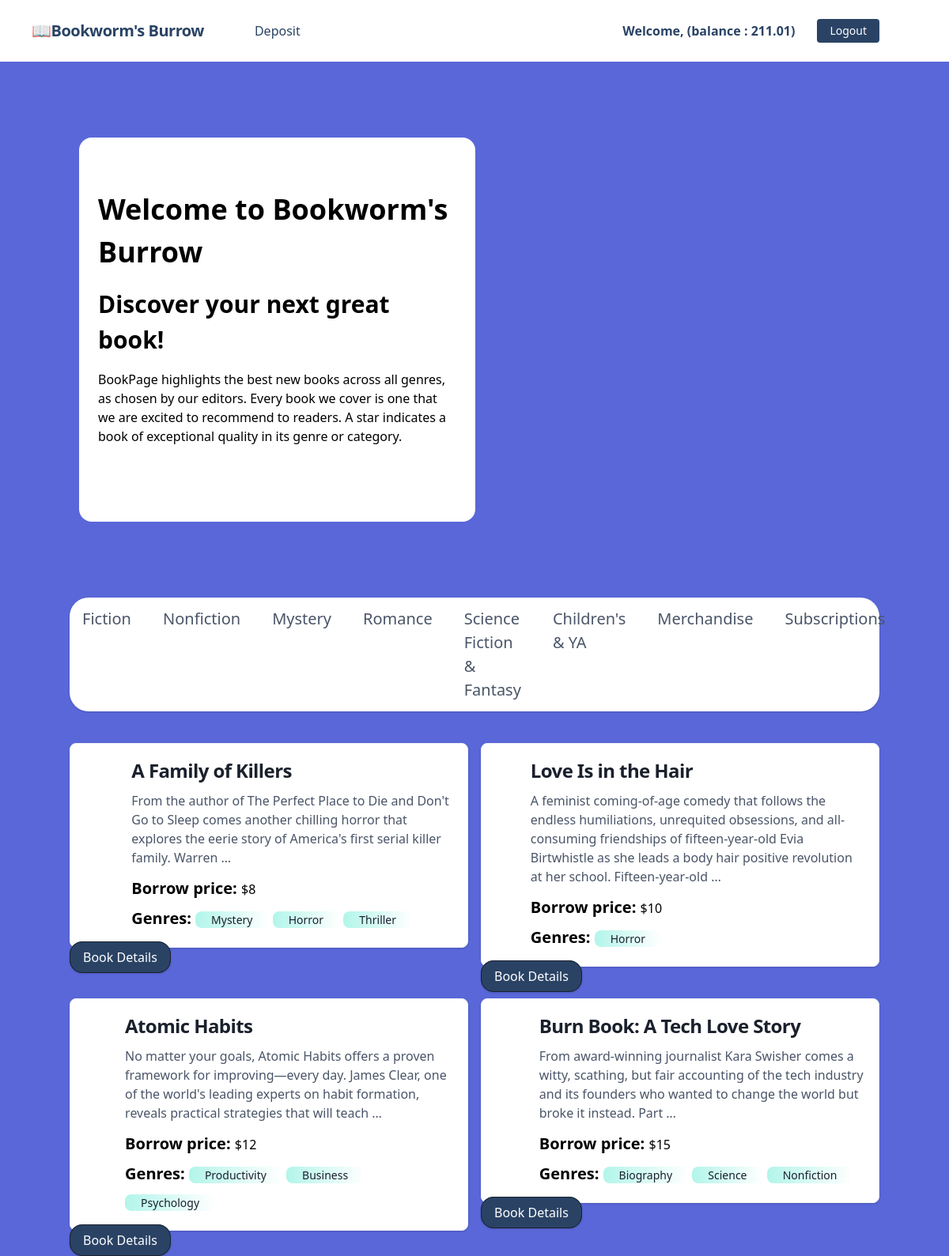
Screenshot of / (signed in) with the database file from the repository.
### accounts/models.py (models this page shows, shortened)
class UserLibraryAccount(models.Model):
    user = models.OneToOneField(User, related_name="account",on_delete=models.CASCADE)
    account_id = models.IntegerField(unique=True)
    birth_date = models.DateTimeField(null=True, blank=True)
    balance = models.DecimalField(max_digits=10, decimal_places=2, default=0.00)
    address = models.CharField(max_length=100)

### posts/models.py (models this page shows, shortened)
class Post(models.Model):
    title = models.CharField(max_length=50)
    author = models.CharField(max_length=50,default=None)
    description = models.TextField()
    category = models.ManyToManyField(Category)
    price = models.IntegerField()
    rating = models.PositiveIntegerField(
        default=0,
        validators=[MinValueValidator(0), MaxValueValidator(5)]
    )

### categories/models.py (models this page shows, shortened)
class Category(models.Model):
    name = models.CharField(max_length=100)

### Bookworm_burrow/views.py (the view)
# urls.py: path('', views.home, name='home'),
def home(request):
    data = Post.objects.all()
    return render(request, 'index.html', {'data': data})

### core/templates/index.html (shortened to what this page needs)
{% extends 'base.html' %}
{% load static %}
{% block head_title %}Bookworm's Burrow{% endblock %} {% block content %}
<div class="container mx-auto flex flex-col md:flex-row items-center my-12 md:my-24">
    <div class="flex flex-col w-full lg:w-1/2 justify-center items-start pt-12 pb-24 px-6 bg-white rounded-2xl bg-opacity-70 mx-3">
        <h1 class="font-bold text-4xl my-4">Welcome to Bookworm's Burrow</h1>
        <h2 class="leading-normal mb-4 font-semibold text-3xl">
            Discover your next great book!
        </h2>
        <p>BookPage highlights the best new books across all genres, as chosen by our editors. Every book we cover is one that we are excited to recommend to readers. A star indicates a book of exceptional quality in its genre or category.</p>
    </div>
    <div class="w-full lg:w-1/2 lg:py-6 text-center ">
    </div>
</div>
<nav class="bg-white shadow mb-10 rounded-3xl">
    <div class="container mx-auto text-xl px-4 py-3">
      <ul class="flex space-x-10">
        <li>
          <a href="#" class="text-gray-700 hover:text-gray-900 font-medium">Fiction</a>
        </li>
        <li>
          <a href="#" class="text-gray-700 hover:text-gray-900 font-medium">Nonfiction</a>
        </li>
        <li>
          <a href="#" class="text-gray-700 hover:text-gray-900 font-medium">Mystery</a>
        </li>
        <li>
          <a href="#" class="text-gray-700 hover:text-gray-900 font-medium">Romance</a>
        </li>
        <li>
          <a href="#" class="text-gray-700 hover:text-gray-900 font-medium">Science Fiction & Fantasy</a>
        </li>
        <li>
          <a href="#" class="text-gray-700 hover:text-gray-900 font-medium">Children's & YA</a>
        </li>
        <li>
          <a href="#" class="text-gray-700 hover:text-gray-900 font-medium">Merchandise</a>
        </li>
        <li>
          <a href="#" class="text-gray-700 hover:text-purple-700 font-medium">Subscriptions</a>
        </li>
      </ul>
    </div>
</nav>
<div class="grid grid-cols-2 gap-4 ">
    {% for post in data %}
        <div class=" ">
            <a href="#" class="flex flex-col items-center bg-white border border-gray-200 rounded-lg shadow md:flex-row md:max-w-xl hover:bg-gray-100 dark:border-gray-700 dark:bg-gray-800 dark:hover:bg-gray-700">
                <div class="flex flex-col justify-between p-4 leading-normal">
                    <h5 class="mb-2 text-2xl font-bold tracking-tight text-gray-900 dark:text-white">{{post.title}}</h5>
                    <p class="mb-3 font-normal text-gray-700 dark:text-gray-400">{{post.description |truncatewords:30}}</p>
                    <p><span class="font-bold text-xl">Borrow price: </span>${{post.price}}</p>
                    <div class="flex gap-4 mt-2">
                        <p class=' text-xl font-bold'>
                            Genres:
                            {% for cat in post.category.all %}
                            <button type="button" class="text-gray-900 bg-gradient-to-r from-teal-200 to-lime-200 hover:bg-gradient-to-l hover:from-teal-200 hover:to-lime-200 focus:ring-4 focus:outline-none focus:ring-lime-200 dark:focus:ring-teal-700 font-medium rounded-lg text-sm px-5 py-2.5 text-center me-2 mb-2">{{cat.name}}</button>
                            {% endfor %}
                        </p>
                    </div>
                </div>
                <a href="" class="bg-blue-900 text-white rounded-none hover:bg-white hover:text-blue-900 hover:border-blue-900 shadow rounded-2xl hover:shadow-lg py-2 px-4 border border-gray-900 hover:border-transparent">Book Details</a>
            </a>
        </div>
    {% endfor %}
  </div>
{% endblock %}

### core/templates/navbar.html (shortened to what this page needs)
<nav class="flex items-center justify-between flex-wrap bg-white p-6 px-10">
    <div class="flex items-center flex-shrink-0 text-white mr-6">
        <span class="font-semibold text-xl tracking-tight text-blue-900"><a href="/">📖Bookworm's Burrow</a></span>
    </div>
    <div class="w-full block flex-grow lg:flex lg:items-center lg:w-auto px-10">
        {% if request.user.is_authenticated %}
            <div class="text-md lg:flex-grow">
                <a href="{% url 'deposit' %}" class="block mt-4 lg:inline-block lg:mt-0 text-blue-900 hover:text-red-900 hover:font-black mr-4">
                    Deposit
                </a>
            </div>
            <div class="flex w-auto">
                <div class="text-blue-900 my-auto font-black px-5">Welcome, {{ request.user.first_name }} (balance : {{request.user.account.balance}}) </div>
                <form  method='post' action="{% url 'logout' %}">
                    <button type='submit' class="mx-2 inline-block font-medium text-sm px-4 py-2 leading-none bg-blue-900 rounded text-white border-white hover:border-transparent hover:text-dark hover:bg-red-700 mt-4 lg:mt-0">Logout</button>
                </form>
            </div>
        {% endif %}
    </div>
</nav>

### rows the page displays
Post: title "A Family of Killers", description "From the author of The Perfect Place to Die and Don't Go to Sleep comes another chilling horror that explores the eerie story of America's first serial killer family. Warren …", price "8"
Category: name "Mystery"
Category: name "Horror"
Category: name "Thriller"
Post: title "Love Is in the Hair", description "A feminist coming-of-age comedy that follows the endless humiliations, unrequited obsessions, and all-consuming friendships of fifteen-year-old Evia Birtwhistle as she leads a body hair positive revolution at her school. Fifteen-year-old …", price "10"
Post: title "Atomic Habits", description "No matter your goals, Atomic Habits offers a proven framework for improving—every day. James Clear, one of the world's leading experts on habit formation, reveals practical strategies that will teach …", price "12"
Category: name "Productivity"
Category: name "Business"
Category: name "Psychology"
Post: title "Burn Book: A Tech Love Story", description "From award-winning journalist Kara Swisher comes a witty, scathing, but fair accounting of the tech industry and its founders who wanted to change the world but broke it instead. Part …", price "15"
Category: name "Biography"
Category: name "Science"
Category: name "Nonfiction"

### other values shown
{{ request.user.account.balance }} "211.01"
